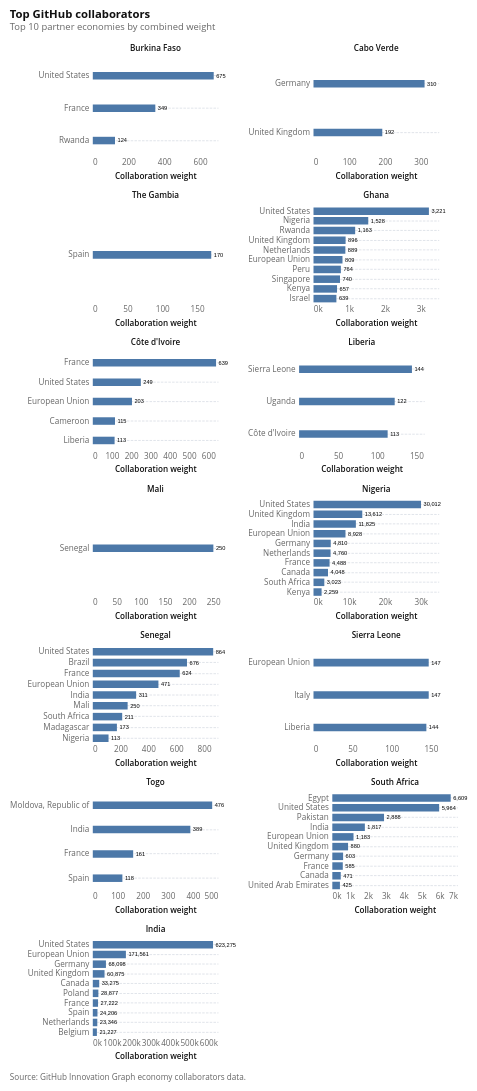

Source (notebook cell):
### Markdown cell above
## Top GitHub collaborators

The economy collaborator data records cross-economy collaboration
weights. For each country the chart combines rows where it is the source
with rows where it is the destination, which is what the reference
notebook does.

The edges are directional and asymmetric, so the two sides are separate
measurements rather than the same relationship counted twice.

### Code cell
response = requests.get(
    f"{INNOVATION_GRAPH_DATA_URL}/economy_collaborators.csv", timeout=30
)
response.raise_for_status()
economy_collaborators = pd.read_csv(StringIO(response.text)).dropna(
    subset=["source", "destination"]
)

economy_collaborators = economy_collaborators[
    #(economy_collaborators['source'] != 'EU') |
      (economy_collaborators['destination'] != 'EU')
]

latest_year = int(economy_collaborators["year"].max())
latest_q = int(
    economy_collaborators.loc[
        economy_collaborators["year"] == latest_year, "quarter"
    ].max()
)
latest_collab = economy_collaborators.loc[
    (economy_collaborators["year"] == latest_year)
    & (economy_collaborators["quarter"] == latest_q)
]
latest_collab_label = f"{latest_year} Q{latest_q}"


def partners_for(code: str) -> pd.DataFrame:
    """Every partner of *code* in the latest quarter, both directions."""
    edges = latest_collab.loc[
        (latest_collab["source"] == code) | (latest_collab["destination"] == code)
    ]
    partner = edges["destination"].where(edges["source"] == code, edges["source"])
    return edges.assign(focal_iso2=code, partner_iso2=partner)


top_collaborators = (
    pd.concat([partners_for(code) for code in COUNTRY_CODES], ignore_index=True)
    .groupby(["focal_iso2", "partner_iso2"], as_index=False)["weight"]
    .sum()
    .assign(
        focal_name=lambda d: d["focal_iso2"].map(COUNTRY_NAMES),
        partner_name=lambda d: d["partner_iso2"].map(country_name_from_iso2),
        weight_label=lambda d: d["weight"].map(lambda v: f"{v:,.0f}"),
    )
    .sort_values(["focal_name", "weight"], ascending=[True, False])
    .groupby("focal_iso2", as_index=False, group_keys=False)
    .head(10)
)

partner_y = alt.Y(
    "partner_name:N",
    sort=alt.EncodingSortField(field="weight", op="sum", order="descending"),
    title=None,
    axis=alt.Axis(labelLimit=130),
)

collab_bars = (
    alt.Chart(top_collaborators)
    .mark_bar(size=12)
    .encode(
        x=alt.X(
            "weight:Q",
            title="Collaboration weight",
            axis=alt.Axis(format="~s"),
        ),
        y=partner_y,
        tooltip=[
            alt.Tooltip("focal_name:N", title="Country"),
            alt.Tooltip("partner_name:N", title="Partner"),
            alt.Tooltip("weight:Q", title="Collaboration weight", format=","),
        ],
    )
)
collab_labels = (
    alt.Chart(top_collaborators)
    .mark_text(align="left", baseline="middle", dx=4, fontSize=9)
    .encode(x="weight:Q", y=partner_y, text="weight_label:N")
)

collaborators_chart = (
    (collab_bars + collab_labels)
    .properties(width=200, height=155)
    .facet(
        facet=alt.Facet(
            "focal_name:N",
            title=None,
            sort=COUNTRY_ORDER,
            header=alt.Header(labelFontWeight=600),
        ),
        columns=2,
    )
    .resolve_scale(x="independent", y="independent")
    .properties(
        title=alt.Title(
            text="Top GitHub collaborators",
            subtitle=("Top 10 partner economies by combined weight"),
        )
    )
)

attaviz.add_caption(
    collaborators_chart, "Source: GitHub Innovation Graph economy collaborators data."
)

### Figure 1 — Vega specification as saved in the notebook (floating-point values rounded to 4 significant figures)
{"$schema": "https://vega.github.io/schema/vega/v6.json", "data": [{"name": "source_0", "values": [{"focal_iso2": "BF", "partner_iso2": "US", "weight": 675, "focal_name": "Burkina Faso", "partner_name": "United States", "weight_label": "675", "__index_level_0__": 2, "facet_focal_name_sort_index": 0.0}, {"focal_iso2": "BF", "partner_iso2": "FR", "weight": 349, "focal_name": "Burkina Faso", "partner_name": "France", "weight_label": "349", "__index_level_0__": 0, "facet_focal_name_sort_index": 0.0}, {"focal_iso2": "BF", "partner_iso2": "RW", "weight": 124, "focal_name": "Burkina Faso", "partner_name": "Rwanda", "weight_label": "124", "__index_level_0__": 1, "facet_focal_name_sort_index": 0.0}, {"focal_iso2": "CV", "partner_iso2": "DE", "weight": 310, "focal_name": "Cabo Verde", "partner_name": "Germany", "weight_label": "310", "__index_level_0__": 8, "facet_focal_name_sort_index": 1.0}, {"focal_iso2": "CV", "partner_iso2": "GB", "weight": 192, "focal_name": "Cabo Verde", "partner_name": "United Kingdom", "weight_label": "192", "__index_level_0__": 9, "facet_focal_name_sort_index": 1.0}, {"focal_iso2": "CI", "partner_iso2": "FR", "weight": 639, "focal_name": "Côte d'Ivoire", "partner_name": "France", "weight_label": "639", "__index_level_0__": 5, "facet_focal_name_sort_index": 6.0}, {"focal_iso2": "CI", "partner_iso2": "US", "weight": 249, "focal_name": "Côte d'Ivoire", "partner_name": "United States", "weight_label": "249", "__index_level_0__": 7, "facet_focal_name_sort_index": 6.0}, {"focal_iso2": "CI", "partner_iso2": "EU", "weight": 203, "focal_name": "Côte d'Ivoire", "partner_name": "European Union", "weight_label": "203", "__index_level_0__": 4, "facet_focal_name_sort_index": 6.0}, {"focal_iso2": "CI", "partner_iso2": "CM", "weight": 115, "focal_name": "Côte d'Ivoire", "partner_name": "Cameroon", "weight_label": "115", "__index_level_0__": 3, "facet_focal_name_sort_index": 6.0}, {"focal_iso2": "CI", "partner_iso2": "LR", "weight": 113, "focal_name": "Côte d'Ivoire", "partner_name": "Liberia", "weight_label": "113", "__index_level_0__": 6, "facet_focal_name_sort_index": 6.0}, {"focal_iso2": "GH", "partner_iso2": "US", "weight": 3221, "focal_name": "Ghana", "partner_name": "United States", "weight_label": "3,221", "__index_level_0__": 29, "facet_focal_name_sort_index": 3.0}, {"focal_iso2": "GH", "partner_iso2": "NG", "weight": 1528, "focal_name": "Ghana", "partner_name": "Nigeria", "weight_label": "1,528", "__index_level_0__": 22, "facet_focal_name_sort_index": 3.0}, {"focal_iso2": "GH", "partner_iso2": "RW", "weight": 1163, "focal_name": "Ghana", "partner_name": "Rwanda", "weight_label": "1,163", "__index_level_0__": 26, "facet_focal_name_sort_index": 3.0}, {"focal_iso2": "GH", "partner_iso2": "GB", "weight": 896, "focal_name": "Ghana", "partner_name": "United Kingdom", "weight_label": "896", "__index_level_0__": 16, "facet_focal_name_sort_index": 3.0}, {"focal_iso2": "GH", "partner_iso2": "NL", "weight": 889, "focal_name": "Ghana", "partner_name": "Netherlands", "weight_label": "889", "__index_level_0__": 23, "facet_focal_name_sort_index": 3.0}, {"focal_iso2": "GH", "partner_iso2": "EU", "weight": 809, "focal_name": "Ghana", "partner_name": "European Union", "weight_label": "809", "__index_level_0__": 14, "facet_focal_name_sort_index": 3.0}, {"focal_iso2": "GH", "partner_iso2": "PE", "weight": 764, "focal_name": "Ghana", "partner_name": "Peru", "weight_label": "764", "__index_level_0__": 24, "facet_focal_name_sort_index": 3.0}, {"focal_iso2": "GH", "partner_iso2": "SG", "weight": 740, "focal_name": "Ghana", "partner_name": "Singapore", "weight_label": "740", "__index_level_0__": 27, "facet_focal_name_sort_index": 3.0}, {"focal_iso2": "GH", "partner_iso2": "KE", "weight": 657, "focal_name": "Ghana", "partner_name": "Kenya", "weight_label": "657", "__index_level_0__": 21, "facet_focal_name_sort_index": 3.0}, {"focal_iso2": "GH", "partner_iso2": "IL", "weight": 639, "focal_name": "Ghana", "partner_name": "Israel", "weight_label": "639", "__index_level_0__": 17, "facet_focal_name_sort_index": 3.0}, {"focal_iso2": "IN", "partner_iso2": "US", "weight": 623275, "focal_name": "India", "partner_name": "United States", "weight_label": "623,275", "__index_level_0__": 144, "facet_focal_name_sort_index": 16.0}, {"focal_iso2": "IN", "partner_iso2": "EU", "weight": 171561, "focal_name": "India", "partner_name": "European Union", "weight_label": "171,561", "__index_level_0__": 67, "facet_focal_name_sort_index": 16.0}, {"focal_iso2": "IN", "partner_iso2": "DE", "weight": 68098, "focal_name": "India", "partner_name": "Germany", "weight_label": "68,098", "__index_level_0__": 59, "facet_focal_name_sort_index": 16.0}, {"focal_iso2": "IN", "partner_iso2": "GB", "weight": 60875, "focal_name": "India", "partner_name": "United Kingdom", "weight_label": "60,875", "__index_level_0__": 71, "facet_focal_name_sort_index": 16.0}, {"focal_iso2": "IN", "partner_iso2": "CA", "weight": 33275, "focal_name": "India", "partner_name": "Canada", "weight_label": "33,275", "__index_level_0__": 50, "facet_focal_name_sort_index": 16.0}, {"focal_iso2": "IN", "partner_iso2": "PL", "weight": 28877, "focal_name": "India", "partner_name": "Poland", "weight_label": "28,877", "__index_level_0__": 118, "facet_focal_name_sort_index": 16.0}, {"focal_iso2": "IN", "partner_iso2": "FR", "weight": 27222, "focal_name": "India", "partner_name": "France", "weight_label": "27,222", "__index_level_0__": 70, "facet_focal_name_sort_index": 16.0}, {"focal_iso2": "IN", "partner_iso2": "ES", "weight": 24206, "focal_name": "India", "partner_name": "Spain", "weight_label": "24,206", "__index_level_0__": 65, "facet_focal_name_sort_index": 16.0}, {"focal_iso2": "IN", "partner_iso2": "NL", "weight": 23346, "focal_name": "India", "partner_name": "Netherlands", "weight_label": "23,346", "__index_level_0__": 110, "facet_focal_name_sort_index": 16.0}, {"focal_iso2": "IN", "partner_iso2": "BE", "weight": 21227, "focal_name": "India", "partner_name": "Belgium", "weight_label": "21,227", "__index_level_0__": 42, "facet_focal_name_sort_index": 16.0}, {"focal_iso2": "LR", "partner_iso2": "SL", "weight": 144, "focal_name": "Liberia", "partner_name": "Sierra Leone", "weight_label": "144", "__index_level_0__": 152, "facet_focal_name_sort_index": 7.0}, {"focal_iso2": "LR", "partner_iso2": "UG", "weight": 122, "focal_name": "Liberia", "partner_name": "Uganda", "weight_label": "122", "__index_level_0__": 153, "facet_focal_name_sort_index": 7.0}, {"focal_iso2": "LR", "partner_iso2": "CI", "weight": 113, "focal_name": "Liberia", "partner_name": "Côte d'Ivoire", "weight_label": "113", "__index_level_0__": 151, "facet_focal_name_sort_index": 7.0}, {"focal_iso2": "ML", "partner_iso2": "SN", "weight": 250, "focal_name": "Mali", "partner_name": "Senegal", "weight_label": "250", "__index_level_0__": 154, "facet_focal_name_sort_index": 8.0}, {"focal_iso2": "NG", "partner_iso2": "US", "weight": 30012, "focal_name": "Nigeria", "partner_name": "United States", "weight_label": "30,012", "__index_level_0__": 211, "facet_focal_name_sort_index": 11.0}, {"focal_iso2": "NG", "partner_iso2": "GB", "weight": 13612, "focal_name": "Nigeria", "partner_name": "United Kingdom", "weight_label": "13,612", "__index_level_0__": 178, "facet_focal_name_sort_index": 11.0}, {"focal_iso2": "NG", "partner_iso2": "IN", "weight": 11825, "focal_name": "Nigeria", "partner_name": "India", "weight_label": "11,825", "__index_level_0__": 185, "facet_focal_name_sort_index": 11.0}, {"focal_iso2": "NG", "partner_iso2": "EU", "weight": 8928, "focal_name": "Nigeria", "partner_name": "European Union", "weight_label": "8,928", "__index_level_0__": 175, "facet_focal_name_sort_index": 11.0}, {"focal_iso2": "NG", "partner_iso2": "DE", "weight": 4810, "focal_name": "Nigeria", "partner_name": "Germany", "weight_label": "4,810", "__index_level_0__": 168, "facet_focal_name_sort_index": 11.0}, {"focal_iso2": "NG", "partner_iso2": "NL", "weight": 4760, "focal_name": "Nigeria", "partner_name": "Netherlands", "weight_label": "4,760", "__index_level_0__": 194, "facet_focal_name_sort_index": 11.0}, {"focal_iso2": "NG", "partner_iso2": "FR", "weight": 4488, "focal_name": "Nigeria", "partner_name": "France", "weight_label": "4,488", "__index_level_0__": 177, "facet_focal_name_sort_index": 11.0}, {"focal_iso2": "NG", "partner_iso2": "CA", "weight": 4048, "focal_name": "Nigeria", "partner_name": "Canada", "weight_label": "4,048", "__index_level_0__": 163, "facet_focal_name_sort_index": 11.0}, {"focal_iso2": "NG", "partner_iso2": "ZA", "weight": 3023, "focal_name": "Nigeria", "partner_name": "South Africa", "weight_label": "3,023", "__index_level_0__": 213, "facet_focal_name_sort_index": 11.0}, {"focal_iso2": "NG", "partner_iso2": "KE", "weight": 2259, "focal_name": "Nigeria", "partner_name": "Kenya", "weight_label": "2,259", "__index_level_0__": 189, "facet_focal_name_sort_index": 11.0}, {"focal_iso2": "SN", "partner_iso2": "US", "weight": 864, "focal_name": "Senegal", "partner_name": "United States", "weight_label": "864", "__index_level_0__": 258, "facet_focal_name_sort_index": 12.0}, {"focal_iso2": "SN", "partner_iso2": "BR", "weight": 676, "focal_name": "Senegal", "partner_name": "Brazil", "weight_label": "676", "__index_level_0__": 251, "facet_focal_name_sort_index": 12.0}, {"focal_iso2": "SN", "partner_iso2": "FR", "weight": 624, "focal_name": "Senegal", "partner_name": "France", "weight_label": "624", "__index_level_0__": 253, "facet_focal_name_sort_index": 12.0}, {"focal_iso2": "SN", "partner_iso2": "EU", "weight": 471, "focal_name": "Senegal", "partner_name": "European Union", "weight_label": "471", "__index_level_0__": 252, "facet_focal_name_sort_index": 12.0}, {"focal_iso2": "SN", "partner_iso2": "IN", "weight": 311, "focal_name": "Senegal", "partner_name": "India", "weight_label": "311", "__index_level_0__": 254, "facet_focal_name_sort_index": 12.0}, {"focal_iso2": "SN", "partner_iso2": "ML", "weight": 250, "focal_name": "Senegal", "partner_name": "Mali", "weight_label": "250", "__index_level_0__": 256, "facet_focal_name_sort_index": 12.0}, {"focal_iso2": "SN", "partner_iso2": "ZA", "weight": 211, "focal_name": "Senegal", "partner_name": "South Africa", "weight_label": "211", "__index_level_0__": 259, "facet_focal_name_sort_index": 12.0}, {"focal_iso2": "SN", "partner_iso2": "MG", "weight": 173, "focal_name": "Senegal", "partner_name": "Madagascar", "weight_label": "173", "__index_level_0__": 255, "facet_focal_name_sort_index": 12.0}, {"focal_iso2": "SN", "partner_iso2": "NG", "weight": 113, "focal_name": "Senegal", "partner_name": "Nigeria", "weight_label": "113", "__index_level_0__": 257, "facet_focal_name_sort_index": 12.0}, {"focal_iso2": "SL", "partner_iso2": "EU", "weight": 147, "focal_name": "Sierra Leone", "partner_name": "European Union", "weight_label": "147", "__index_level_0__": 248, "facet_focal_name_sort_index": 13.0}, {"focal_iso2": "SL", "partner_iso2": "IT", "weight": 147, "focal_name": "Sierra Leone", "partner_name": "Italy", "weight_label": "147", "__index_level_0__": 249, "facet_focal_name_sort_index": 13.0}, {"focal_iso2": "SL", "partner_iso2": "LR", "weight": 144, "focal_name": "Sierra Leone", "partner_name": "Liberia", "weight_label": "144", "__index_level_0__": 250, "facet_focal_name_sort_index": 13.0}, {"focal_iso2": "SA", "partner_iso2": "EG", "weight": 6609, "focal_name": "South Africa", "partner_name": "Egypt", "weight_label": "6,609", "__index_level_0__": 221, "facet_focal_name_sort_index": 15.0}, {"focal_iso2": "SA", "partner_iso2": "US", "weight": 5964, "focal_name": "South Africa", "partner_name": "United States", "weight_label": "5,964", "__index_level_0__": 246, "facet_focal_name_sort_index": 15.0}, {"focal_iso2": "SA", "partner_iso2": "PK", "weight": 2888, "focal_name": "South Africa", "partner_name": "Pakistan", "weight_label": "2,888", "__index_level_0__": 237, "facet_focal_name_sort_index": 15.0}, {"focal_iso2": "SA", "partner_iso2": "IN", "weight": 1817, "focal_name": "South Africa", "partner_name": "India", "weight_label": "1,817", "__index_level_0__": 227, "facet_focal_name_sort_index": 15.0}, {"focal_iso2": "SA", "partner_iso2": "EU", "weight": 1183, "focal_name": "South Africa", "partner_name": "European Union", "weight_label": "1,183", "__index_level_0__": 223, "facet_focal_name_sort_index": 15.0}, {"focal_iso2": "SA", "partner_iso2": "GB", "weight": 880, "focal_name": "South Africa", "partner_name": "United Kingdom", "weight_label": "880", "__index_level_0__": 225, "facet_focal_name_sort_index": 15.0}, {"focal_iso2": "SA", "partner_iso2": "DE", "weight": 603, "focal_name": "South Africa", "partner_name": "Germany", "weight_label": "603", "__index_level_0__": 219, "facet_focal_name_sort_index": 15.0}, {"focal_iso2": "SA", "partner_iso2": "FR", "weight": 585, "focal_name": "South Africa", "partner_name": "France", "weight_label": "585", "__index_level_0__": 224, "facet_focal_name_sort_index": 15.0}, {"focal_iso2": "SA", "partner_iso2": "CA", "weight": 471, "focal_name": "South Africa", "partner_name": "Canada", "weight_label": "471", "__index_level_0__": 218, "facet_focal_name_sort_index": 15.0}, {"focal_iso2": "SA", "partner_iso2": "AE", "weight": 425, "focal_name": "South Africa", "partner_name": "United Arab Emirates", "weight_label": "425", "__index_level_0__": 215, "facet_focal_name_sort_index": 15.0}, {"focal_iso2": "GM", "partner_iso2": "ES", "weight": 170, "focal_name": "The Gambia", "partner_name": "Spain", "weight_label": "170", "__index_level_0__": 31, "facet_focal_name_sort_index": 2.0}, {"focal_iso2": "TG", "partner_iso2": "MD", "weight": 476, "focal_name": "Togo", "partner_name": "Moldova, Republic of", "weight_label": "476", "__index_level_0__": 263, "facet_focal_name_sort_index": 14.0}, {"focal_iso2": "TG", "partner_iso2": "IN", "weight": 389, "focal_name": "Togo", "partner_name": "India", "weight_label": "389", "__index_level_0__": 262, "facet_focal_name_sort_index": 14.0}, {"focal_iso2": "TG", "partner_iso2": "FR", "weight": 161, "focal_name": "Togo", "partner_name": "France", "weight_label": "161", "__index_level_0__": 261, "facet_focal_name_sort_index": 14.0}, {"focal_iso2": "TG", "partner_iso2": "ES", "weight": 118, "focal_name": "Togo", "partner_name": "Spain", "weight_label": "118", "__index_level_0__": 260, "facet_focal_name_sort_index": 14.0}]}, {"name": "data_2"}, {"name": "data_3"}], "signals": [{"name": "concat_0_child_width", "value": 200}, {"name": "concat_0_child_height", "value": 155}], "marks": [{"type": "group", "name": "concat_0_group", "marks": [{"type": "group", "name": "concat_0_cell", "from": {"facet": {"data": "source_0", "name": "concat_0_facet", "groupby": ["focal_name"], "aggregate": {"fields": ["facet_focal_name_sort_index"], "ops": ["max"], "as": ["facet_focal_name_sort_index"]}}}, "sort": {"field": ["datum[\"facet_focal_name_sort_index\"]"], "order": ["ascending"]}, "encode": {"update": {"width": {"signal": "concat_0_child_width"}, "height": {"signal": "concat_0_child_height"}}}, "data": [{"name": "data_1", "source": "concat_0_facet", "transform": [{"type": "stack", "field": "weight", "groupby": ["partner_name"], "sort": {"field": [], "order": []}, "as": ["weight_start", "weight_end"], "offset": "zero"}, {"type": "filter", "expr": "isValid(datum[\"weight\"]) && isFinite(+datum[\"weight\"])"}, {"type": "project", "fields": ["focal_name", "partner_name", "weight", "weight_end", "weight_start"]}]}, {"name": "data_2", "source": "concat_0_facet", "transform": [{"type": "filter", "expr": "isValid(datum[\"weight\"]) && isFinite(+datum[\"weight\"])"}, {"type": "project", "fields": ["partner_name", "weight", "weight_label"]}]}, {"name": "concat_0_facet_concat_0_child_y_domain_partner_name_0_0", "source": "concat_0_facet", "transform": [{"type": "aggregate", "groupby": ["partner_name"], "fields": ["weight"], "ops": ["sum"], "as": ["sort_field"]}, {"type": "project", "fields": ["partner_name", "sort_field"]}]}], "marks": [{"type": "rect", "name": "concat_0_child_layer_0_marks", "from": {"data": "data_1"}, "encode": {"update": {"cornerRadiusTopRight": {"value": 0}, "fill": {"value": "#4c78a8"}, "height": {"value": 12}, "tooltip": {"signal": "{\"Country\": isValid(datum[\"focal_name\"]) ? isArray(datum[\"focal_name\"]) ? join(datum[\"focal_name\"], '\\n') : datum[\"focal_name\"] : \"\"+datum[\"focal_name\"], \"Partner\": isValid(datum[\"partner_name\"]) ? isArray(datum[\"partner_name\"]) ? join(datum[\"partner_name\"], '\\n') : datum[\"partner_name\"] : \"\"+datum[\"partner_name\"], \"Collaboration weight\": format(datum[\"weight\"], \",\")}"}, "x": {"field": "weight_end", "scale": "concat_0_child_x"}, "x2": {"field": "weight_start", "scale": "concat_0_child_x"}, "cornerRadiusBottomRight": {"value": 0}, "yc": {"field": "partner_name", "scale": "concat_0_child_y", "band": 0.5}}}, "style": ["bar"]}, {"type": "text", "name": "concat_0_child_layer_1_marks", "from": {"data": "data_2"}, "encode": {"update": {"x": {"field": "weight", "scale": "concat_0_child_x"}, "text": {"signal": "isValid(datum[\"weight_label\"]) ? datum[\"weight_label\"] : \"\"+datum[\"weight_label\"]"}, "dx": {"value": 4}, "y": {"field": "partner_name", "scale": "concat_0_child_y", "band": 0.5}, "fontSize": {"value": 9}, "fill": {"value": "black"}, "align": {"value": "left"}, "baseline": {"value": "middle"}, "tooltip": {"signal": "{\"weight\": format(datum[\"weight\"], \"\"), \"partner_name\": isValid(datum[\"partner_name\"]) ? isArray(datum[\"partner_name\"]) ? join(datum[\"partner_name\"], '\\n') : datum[\"partner_name\"] : \"\"+datum[\"partner_name\"], \"weight_label\": isValid(datum[\"weight_label\"]) ? isArray(datum[\"weight_label\"]) ? join(datum[\"weight_label\"], '\\n') : datum[\"weight_label\"] : \"\"+datum[\"weight_label\"]}"}}}, "style": ["text"]}], "scales": [{"name": "concat_0_child_x", "type": "linear", "domain": {"fields": [{"data": "data_1", "field": "weight_start"}, {"data": "data_1", "field": "weight_end"}, {"data": "data_2", "field": "weight"}]}, "range": [0, {"signal": "concat_0_child_width"}], "nice": true, "zero": true}, {"name": "concat_0_child_y", "type": "band", "domain": {"data": "concat_0_facet_concat_0_child_y_domain_partner_name_0_0", "field": "partner_name", "sort": {"op": "max", "field": "sort_field", "order": "descending"}}, "range": [0, {"signal": "concat_0_child_height"}], "paddingOuter": 0.1, "paddingInner": 0.2}], "axes": [{"scale": "concat_0_child_y", "maxExtent": 0, "ticks": false, "gridScale": "concat_0_child_x", "labels": false, "tickCount": 5, "aria": false, "grid": true, "minExtent": 0, "domain": false, "orient": "left", "zindex": 0}, {"scale": "concat_0_child_x", "grid": false, "labelBaseline": "top", "labelOverlap": true, "tickCount": 5, "labelFlush": true, "orient": "bottom", "title": "Collaboration weight", "zindex": 0, "format": "~s"}, {"scale": "concat_0_child_y", "tickCount": 5, "tickSize": 0, "orient": "left", "labelLimit": 130, "zindex": 0, "labelPadding": 6, "grid": false}], "title": {"text": {"signal": "isValid(parent[\"focal_name\"]) ? parent[\"focal_name\"] : \"\"+parent[\"focal_name\"]"}, "style": "guide-label", "color": "#111111", "font": "Open Sans, sans-serif", "frame": "group", "fontSize": 13, "fontWeight": 600, "offset": 10}, "style": "cell"}], "title": {"text": "Top GitHub collaborators", "anchor": "start", "offset": 21, "subtitle": "Top 10 partner economies by combined weight"}, "layout": {"padding": 18, "bounds": "full", "align": "none", "columns": 2}}], "title": {"text": "Source: GitHub Innovation Graph economy collaborators data.", "lineHeight": 20, "fontWeight": 400, "color": "#666666", "offset": 21, "font": "Open Sans, sans-serif", "fontSize": 13, "anchor": "start", "orient": "bottom"}, "background": "white", "config": {"range": {"category": ["#34A7F2", "#FF9800", "#664AB6", "#4EC2C0", "#F3578E", "#081079", "#0C7C68", "#AA0000", "#DDDA21"], "diverging": ["#920000", "#BD6126", "#E3A763", "#EFEFEF", "#80BDE7", "#3587C3", "#025288"], "heatmap": ["#E3F6FD", "#75CCEC", "#089BD4", "#0169A1", "#023B6F"], "ordinal": ["#E3F6FD", "#75CCEC", "#089BD4", "#0169A1", "#023B6F"], "ramp": ["#E3F6FD", "#75CCEC", "#089BD4", "#0169A1", "#023B6F"]}, "mark": {"tooltip": true}, "axis": {"domain": false, "grid": true, "gridColor": "#CED4DE", "gridDash": [4, 2], "gridWidth": 1, "labelFont": "Open Sans, sans-serif", "labelFontSize": 13, "labelFontWeight": 400, "labelColor": "#666666", "labelPadding": 3, "tickColor": "#CED4DE", "tickSize": 5, "tickCount": 5, "titleFont": "Open Sans, sans-serif", "titleFontSize": 13, "titleFontWeight": 600, "titleColor": "#111111", "titlePadding": 9}, "axisBand": {"labelPadding": 6, "tickSize": 0}, "axisX": {"grid": false, "tickSize": 0, "labelAngle": 0}, "axisY": {"domain": false, "ticks": false, "gridColor": "#CED4DE", "gridDash": [4, 2], "gridWidth": 1}, "legend": {"labelFont": "Open Sans, sans-serif", "labelFontSize": 13, "labelFontWeight": 600, "labelColor": "#111111", "titleFont": "Open Sans, sans-serif", "titleFontSize": 13, "titleFontWeight": 600, "titleColor": "#111111", "titlePadding": 3, "symbolSize": 196, "symbolStrokeWidth": 0, "padding": 15, "offset": 21, "columnPadding": 21, "orient": "bottom", "labelLimit": 200, "titleLimit": 200}, "style": {"cell": {"stroke": null}, "arc": {"stroke": "white", "strokeWidth": 1}, "area": {"opacity": 0.7}, "bar": {"cornerRadiusEnd": 0}, "line": {"strokeWidth": 4, "strokeCap": "round", "strokeJoin": "round"}, "point": {"size": 60, "stroke": "white", "strokeWidth": 1}, "rect": {"stroke": "#8A969F", "strokeWidth": 0.5}, "circle": {"stroke": "white", "strokeWidth": 1}, "square": {"stroke": "white", "strokeWidth": 1}, "geoshape": {"stroke": "#666666", "strokeWidth": 0.3, "strokeJoin": "round", "strokeCap": "round"}, "group-title": {"font": "Open Sans, sans-serif", "fontSize": 18, "fontWeight": 700, "lineHeight": 22, "fill": "#111111"}}, "title": {"subtitleColor": "#666666", "subtitleFont": "Open Sans, sans-serif", "subtitleFontSize": 15, "subtitleFontWeight": 400, "subtitleLineHeight": 18, "subtitlePadding": 3}}, "padding": 15, "layout": {"padding": 18, "columns": 1, "bounds": "full", "align": "each"}}
